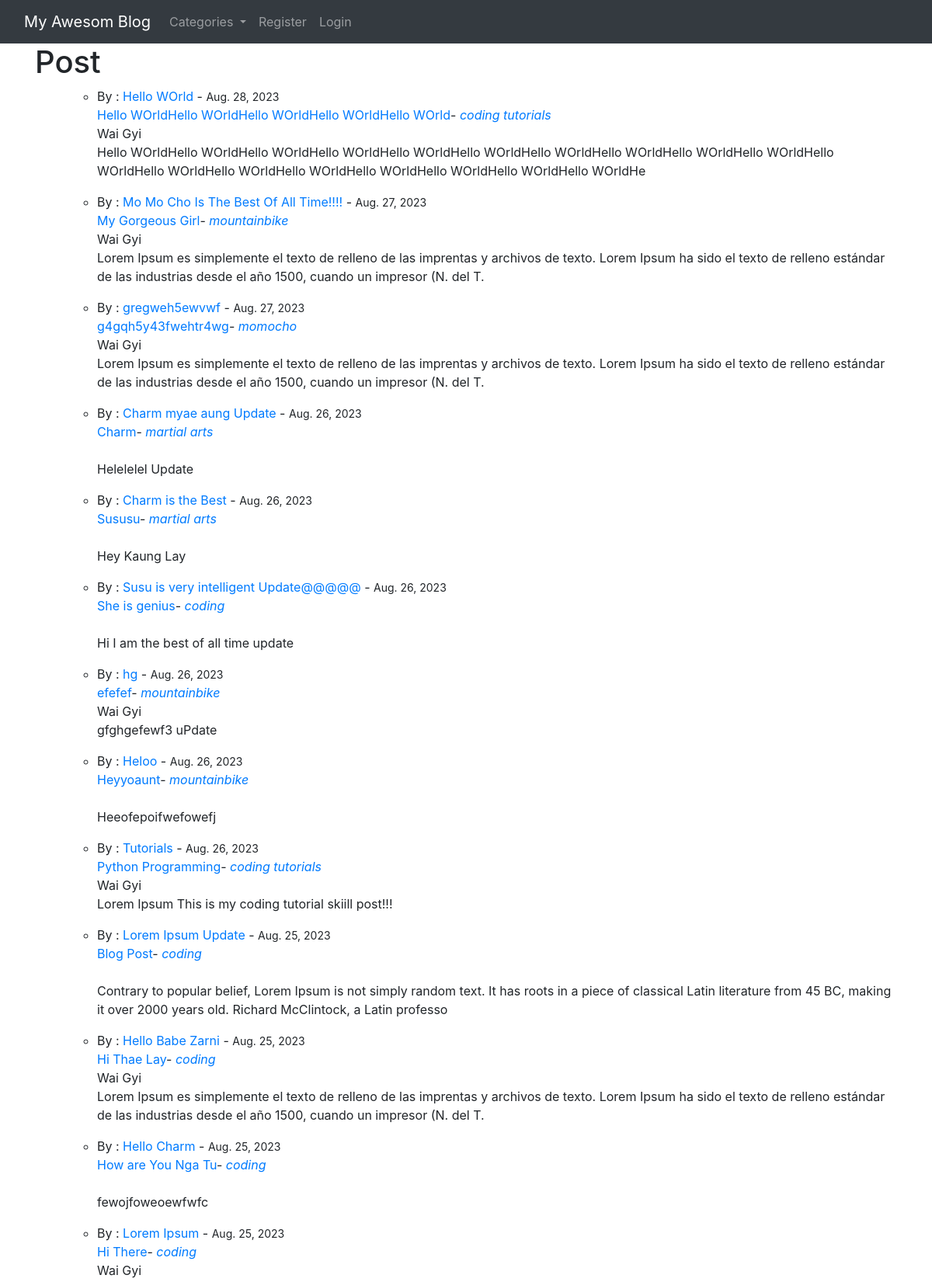
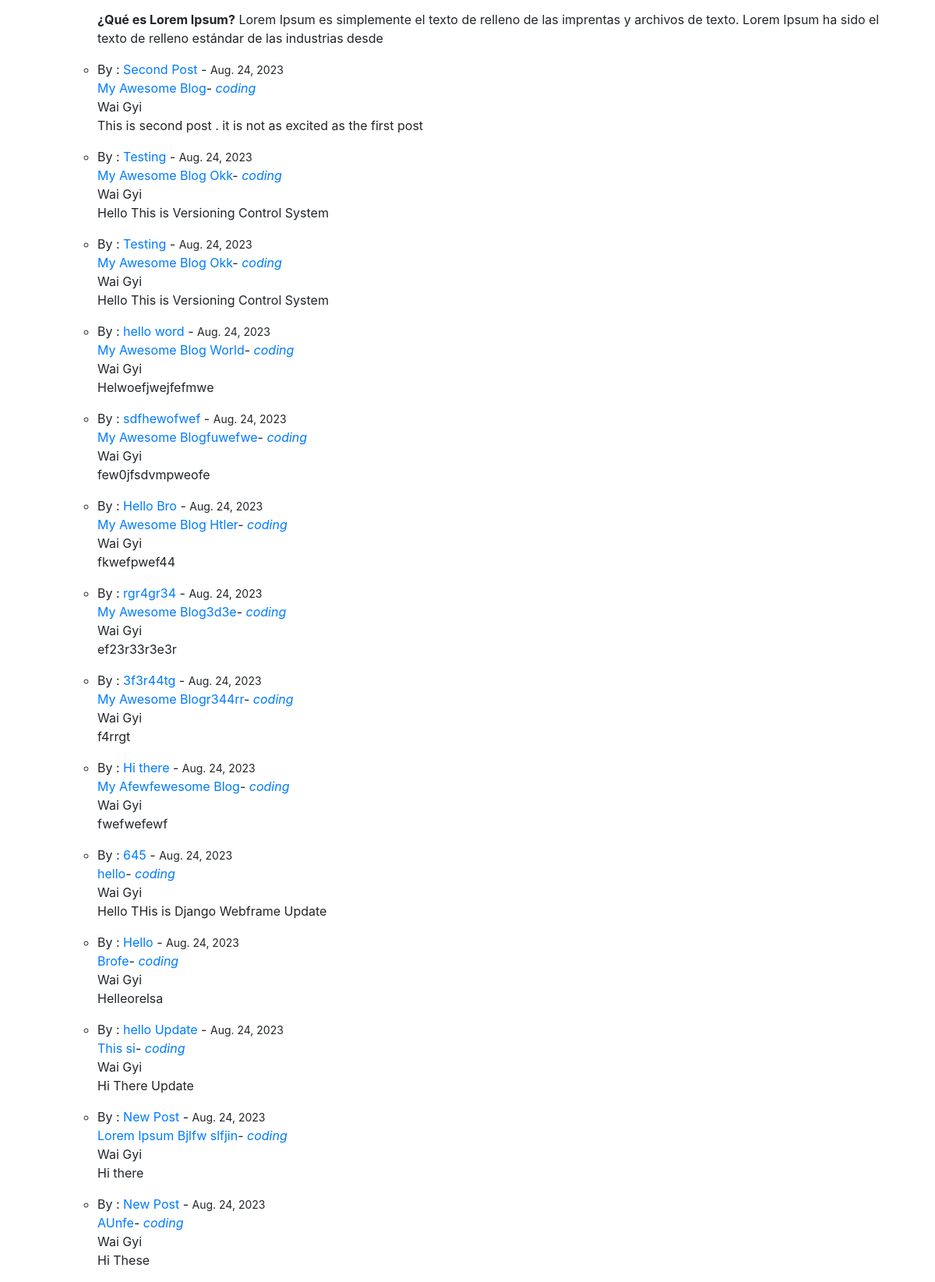
The page / on the database its author committed (2 pictures, top to bottom).
### theblog/models.py (models this page shows, shortened)
class Post(models.Model):
    title = models.CharField(max_length=255)
    title_tag = models.CharField(max_length=255)
    author = models.ForeignKey(User,on_delete=models.CASCADE)
    body = models.TextField()
    post_date = models.DateField(auto_now_add=True)
    category = models.CharField(max_length=255,default='coding')
    likes = models.ManyToManyField(User, related_name="blog_posts")

### theblog/views.py (the view)
# urls.py: path('',HomeView.as_view(), name='home'),
class HomeView(ListView):
    model = Post
    template_name = 'home.html'
    ordering = ['-post_date']
    def get_context_data(self, *args,**kwargs):
        cat_menu = Category.objects.all()
        context = super(HomeView, self).get_context_data(*args,**kwargs)
        context["cat_menu"] = cat_menu
        return context

### theblog/models.py (called while the page is built)
    def __str__(self):
        return self.name

### theblog/templates/home.html (shortened to what this page needs)
{% extends 'base.html' %}
{% block content %}
    <h1>Post</h1>
    <ul>
        {% for post in object_list %}
            <ul>
                <li>By : <a href="{% url 'article-detail' post.id %}">{{post.title}}</a> - <small>{{post.post_date}}</small>
                    <br><a href="">{{ post.title_tag}}</a>- <a href="{% url 'category' post.category|slugify  %}"><i>{{ post.category}}</i></a>
                    <br>{{post.author.first_name}}<br>
                    <p>{{post.body|slice:":200"|safe}}</p>
                </li>
            </ul>
        {% endfor %}
    </ul>
{% endblock  %}

### rows shown on the page
Post: title "Hello WOrld", post_date "Aug. 28, 2023", title_tag "Hello WOrldHello WOrldHello WOrldHello WOrldHello WOrld", category "coding tutorials", author.first_name "Wai Gyi", body "Hello WOrldHello WOrldHello WOrldHello WOrldHello WOrldHello WOrldHello WOrldHello WOrldHello WOrldHello WOrldHello WOrldHello WOrldHello WOrldHello WOrldHello WOrldHello WOrldHello WOrldHello WOrldHe"
Post: title "Mo Mo Cho Is The Best Of All Time!!!!", post_date "Aug. 27, 2023", title_tag "My Gorgeous Girl", category "mountainbike", author.first_name "Wai Gyi", body "Lorem Ipsum es simplemente el texto de relleno de las imprentas y archivos de texto. Lorem Ipsum ha sido el texto de relleno estándar de las industrias desde el año 1500, cuando un impresor (N. del T."
Post: title "gregweh5ewvwf", post_date "Aug. 27, 2023", title_tag "g4gqh5y43fwehtr4wg", category "momocho", author.first_name "Wai Gyi", body "Lorem Ipsum es simplemente el texto de relleno de las imprentas y archivos de texto. Lorem Ipsum ha sido el texto de relleno estándar de las industrias desde el año 1500, cuando un impresor (N. del T."
Post: title "Charm myae aung Update", post_date "Aug. 26, 2023", title_tag "Charm", category "martial arts", body "Helelelel Update"
Post: title "Charm is the Best", post_date "Aug. 26, 2023", title_tag "Sususu", category "martial arts", body "Hey Kaung Lay"
Post: title "Susu is very intelligent Update@@@@@", post_date "Aug. 26, 2023", title_tag "She is genius", category "coding", body "Hi I am the best of all time update"
Post: title "hg", post_date "Aug. 26, 2023", title_tag "efefef", category "mountainbike", author.first_name "Wai Gyi", body "gfghgefewf3 uPdate"
Post: title "Heloo", post_date "Aug. 26, 2023", title_tag "Heyyoaunt", category "mountainbike", body "Heeofepoifwefowefj"
Post: title "Tutorials", post_date "Aug. 26, 2023", title_tag "Python Programming", category "coding tutorials", author.first_name "Wai Gyi", body "Lorem Ipsum This is my coding tutorial skiill post!!!"
Post: title "Lorem Ipsum Update", post_date "Aug. 25, 2023", title_tag "Blog Post", category "coding", body "Contrary to popular belief, Lorem Ipsum is not simply random text. It has roots in a piece of classical Latin literature from 45 BC, making it over 2000 years old. Richard McClintock, a Latin professo"
Post: title "Hello Babe Zarni", post_date "Aug. 25, 2023", title_tag "Hi Thae Lay", category "coding", author.first_name "Wai Gyi", body "Lorem Ipsum es simplemente el texto de relleno de las imprentas y archivos de texto. Lorem Ipsum ha sido el texto de relleno estándar de las industrias desde el año 1500, cuando un impresor (N. del T."
Post: title "Hello Charm", post_date "Aug. 25, 2023", title_tag "How are You Nga Tu", category "coding", body "fewojfoweoewfwfc"
Post: title "Lorem Ipsum", post_date "Aug. 25, 2023", title_tag "Hi There", category "coding", author.first_name "Wai Gyi", body "¿Qué es Lorem Ipsum? Lorem Ipsum es simplemente el texto de relleno de las imprentas y archivos de texto. Lorem Ipsum ha sido el texto de relleno estándar de las industrias desde"
Post: title "Second Post", post_date "Aug. 24, 2023", title_tag "My Awesome Blog", category "coding", author.first_name "Wai Gyi", body "This is second post . it is not as excited as the first post"
Post: title "Testing", post_date "Aug. 24, 2023", title_tag "My Awesome Blog Okk", category "coding", author.first_name "Wai Gyi", body "Hello This is Versioning Control System"
Post: title "Testing", post_date "Aug. 24, 2023", title_tag "My Awesome Blog Okk", category "coding", author.first_name "Wai Gyi", body "Hello This is Versioning Control System"
Post: title "hello word", post_date "Aug. 24, 2023", title_tag "My Awesome Blog World", category "coding", author.first_name "Wai Gyi", body "Helwoefjwejfefmwe"
Post: title "sdfhewofwef", post_date "Aug. 24, 2023", title_tag "My Awesome Blogfuwefwe", category "coding", author.first_name "Wai Gyi", body "few0jfsdvmpweofe"
Post: title "Hello Bro", post_date "Aug. 24, 2023", title_tag "My Awesome Blog Htler", category "coding", author.first_name "Wai Gyi", body "fkwefpwef44"
Post: title "rgr4gr34", post_date "Aug. 24, 2023", title_tag "My Awesome Blog3d3e", category "coding", author.first_name "Wai Gyi", body "ef23r33r3e3r"
Post: title "3f3r44tg", post_date "Aug. 24, 2023", title_tag "My Awesome Blogr344rr", category "coding", author.first_name "Wai Gyi", body "f4rrgt"
Post: title "Hi there", post_date "Aug. 24, 2023", title_tag "My Afewfewesome Blog", category "coding", author.first_name "Wai Gyi", body "fwefwefewf"
Post: title "645", post_date "Aug. 24, 2023", title_tag "hello", category "coding", author.first_name "Wai Gyi", body "Hello THis is Django Webframe Update"
Post: title "Hello", post_date "Aug. 24, 2023", title_tag "Brofe", category "coding", author.first_name "Wai Gyi", body "Helleorelsa"
Post: title "hello Update", post_date "Aug. 24, 2023", title_tag "This si", category "coding", author.first_name "Wai Gyi", body "Hi There Update"
Post: title "New Post", post_date "Aug. 24, 2023", title_tag "Lorem Ipsum Bjlfw slfjin", category "coding", author.first_name "Wai Gyi", body "Hi there"
Post: title "New Post", post_date "Aug. 24, 2023", title_tag "AUnfe", category "coding", author.first_name "Wai Gyi", body "Hi These"
